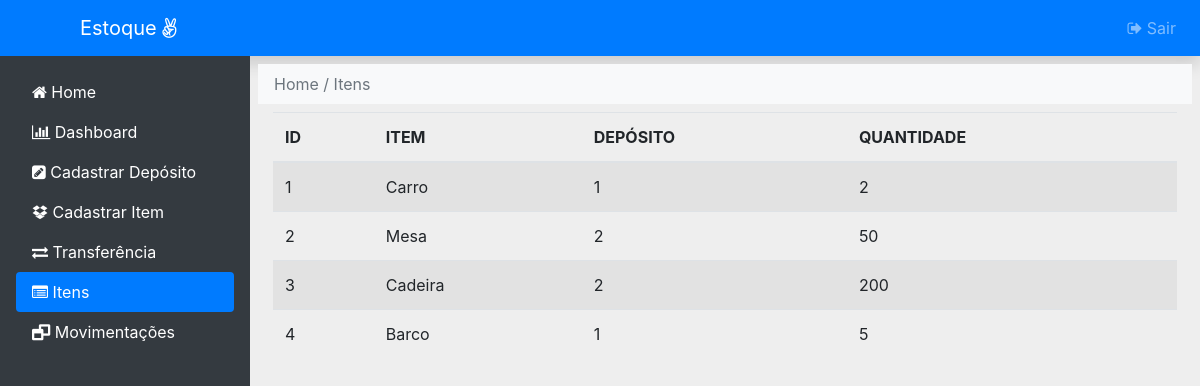
Page /pages/estoque/itens.php (signed in) on the committed database.
### tables this page shows
CREATE TABLE "item" (
	"id"	INTEGER NOT NULL,
	"id_deposito"	INTEGER NOT NULL,
	"nome_item"	TEXT NOT NULL,
	"quantidade"	INTEGER NOT NULL,
	"custo"	NUMERIC NOT NULL,
	"preco_venda"	REAL NOT NULL,
	"unidade_medida"	TEXT NOT NULL,
	"descricao"	TEXT NOT NULL,
	PRIMARY KEY("id" AUTOINCREMENT),
	FOREIGN KEY("id_deposito") REFERENCES "deposito"("id")
);

### pages/estoque/itens.php (the view, shortened to what this page needs)
<?php
$conn = new SQLite3("../../data/estoque.db");
if(isset($_SESSION["email"]) && isset($_SESSION["senha"])){
?>
<!DOCTYPE html>
<html lang="en">
<head>
	<link rel="stylesheet" href="https://cdnjs.cloudflare.com/ajax/libs/font-awesome/4.7.0/css/font-awesome.min.css">
	<link href="../../assets/css/bootstrap.min.css" rel="stylesheet" id="bootstrap-css">
</head>
<body>
	<nav class="navbar navbar-expand-md bg-primary navbar-dark shadow">
		<a class="navbar-brand ml-5 px-3" href="#"> Estoque <i class="fa fa-angellist" aria-hidden="true"></i></a>
		<div class="collapse navbar-collapse justify-content-end" id="collapsibleNavbar">
			<ul class="navbar-nav">
				<li class="nav-item">
					<a href="../../scripts/logout.php" class="nav-link"><i class="fa fa-sign-out" aria-hidden="true"></i> Sair</a>
				</li>
			</ul>
		</div>
	</nav>
	<div class="container-fluid">
		<div class="row flex-nowrap">
			<div class="col-auto px-0">
				<div id="sidebar" class="collapse collapse-horizontal show border-end">
					<div class="d-flex flex-column vh-100 flex-shrink-0 p-3 text-white bg-dark" style="width: 250px;">
						<ul class="nav nav-pills flex-column mb-auto">
							<li class="nav-item"><a href="index.php" class="nav-link text-white" aria-current="page"><i class="fa fa-home" aria-hidden="true"></i> Home</a></li>
							<li><a href="dashboard.php" class="nav-link text-white"><i class="fa fa-bar-chart" aria-hidden="true"></i> Dashboard</a></li>
							<li><a href="deposito.php" class="nav-link text-white"><i class="fa fa-pencil-square" aria-hidden="true"></i> Cadastrar Depósito</a></li>
							<li><a href="item.php" class="nav-link text-white"><i class="fa fa-dropbox" aria-hidden="true"></i> Cadastrar Item</a></li>
							<li><a href="transferencia.php" class="nav-link text-white"><i class="fa fa-exchange" aria-hidden="true"></i> Transferência</a></li>
							<li><a href="itens.php" class="nav-link text-white active"><i class="fa fa-list-alt" aria-hidden="true"></i> Itens</a></li>
							<li><a href="movimentacoes.php" class="nav-link text-white"><i class="fa fa-window-restore" aria-hidden="true"></i> Movimentações</a></li>
						</ul>
					</div>
				</div>
			</div>
			<main class="col ps-md-2 pt-2">
				<div class="row">
					<span class="p-1 w-100 mx-2 px-3 py-2 bg-light bg-gradient text-muted">Home / Itens</span>
					<div class="col w-100 mx-2 mt-2 text-muted">
						<table class="table table-striped">
							<thead>
								<tr>
									<th>ID</th>
									<th>ITEM</th>
									<th>DEPÓSITO</th>
									<th>QUANTIDADE</th>
								</tr>
							</thead>
							<tbody>
								<?php
									$connD = new SQLite3("../../data/estoque.db");
									$sqlD = "SELECT * FROM item ";
									$retD = $connD->query($sqlD);
									while($rowD = $retD->fetchArray(SQLITE3_ASSOC)){
								?>
								<tr>
									<td><?php echo $rowD['id']; ?></td>
									<td><?php echo $rowD['nome_item']; ?></td>
									<td><?php echo $rowD['id_deposito']; ?></td>
									<td><?php echo $rowD['quantidade']; ?></td>
								</tr>
								<?php
									}
								?>
							</tbody>
						</table>
					</div>
				</div>
			</main>
		</div>
	</div>
</body>
</html>
<?php
} else {
	$conn->close();
	echo "<script>alert('É preciso fazer o login!');</script>";
	echo "<head><meta http-equiv=\"refresh\" content=2;url=\"../../index.php\"></head>";
}
?>

### pages/estoque/itens.php (style rules this page uses)
body { background-color: #eee; }
.nav-link .fa { transition: all 1s; }

### rows in the picture
item: id "1", nome_item "Carro", id_deposito "1", quantidade "2"
item: id "2", nome_item "Mesa", id_deposito "2", quantidade "50"
item: id "3", nome_item "Cadeira", id_deposito "2", quantidade "200"
item: id "4", nome_item "Barco", id_deposito "1", quantidade "5"
